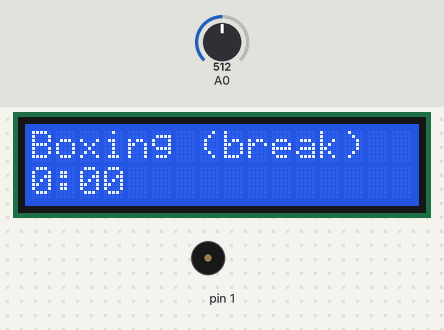
Simulated run of this sketch. Board: Arduino Uno, built with avr-gcc and run on an emulated ATmega328P. On the bench: 16×2 character LCD, buzzer (waves = sounding). The test bench sets the inputs (shaded band); at power-on: A0 = 512.

Above: at 1.2 s.
1.3 s: A0 set to 545
At 1.6 s:
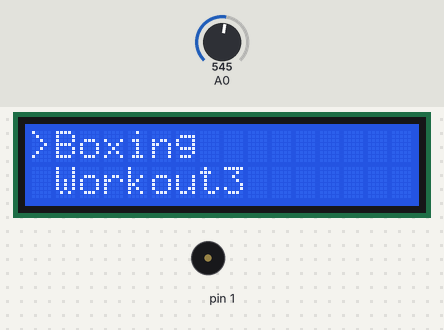
2.8 s: A0 set to 306
At 3.1 s:
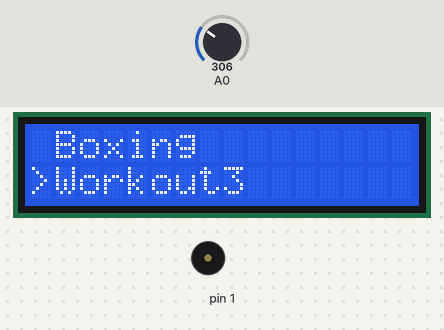
4.3 s: A0 set to 32
At 4.7 s:
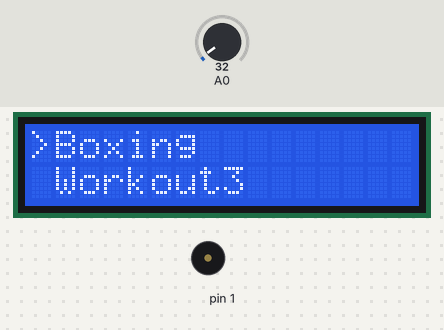
5.8 s: A0 set to 27
At 6.8 s:
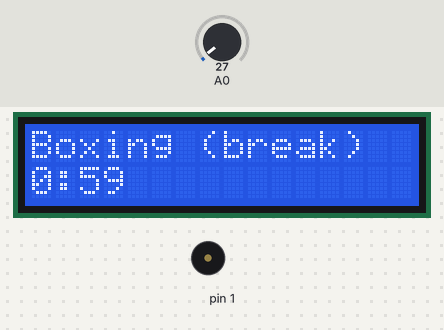
7.6 s: A0 set to 122
At 55.8 s:
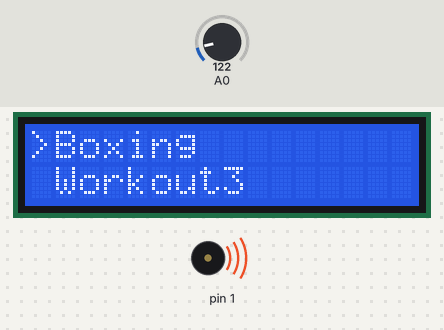
Timing chart, 0 to 56.5 s (numbered marks = the images above; inputs shaded):
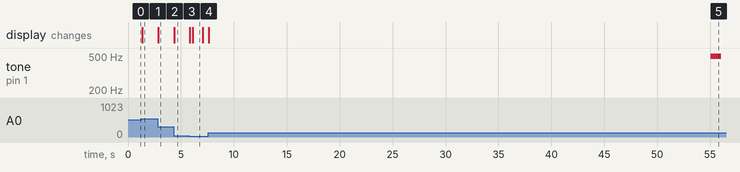

Measured:
- the behaviour switches between 534 and 535 on A0 (found by bisection; images 0 and 1)
- the behaviour switches between 30 and 29 on A0 (found by bisection; images 3 and 4)
- after the input at 1.3 s, the display: changes at once (image 1)
- after the input at 2.8 s, the display: changes at once (image 2)
- after the input at 4.3 s, the display: changes after 0.06 s (image 3)
- after the input at 5.8 s, the display: first changes at once (image 4 shows a later state)
- after the input at 7.6 s, the display: changes at once (image 5)

The sketch:

BoxingTimer.ino
```cpp
#include <LiquidCrystal.h>
#include "ScrollableMenu.h"
#include "notes.h"

#define uchar unsigned char

/********* Main Program Defines **********/
/*****************************************/
#define TIMER_MODE_COUNTDOWN 0
#define TIMER_MODE_DISABLED 1

#define REGIME_MENU     0
#define REGIME_WORKOUT  1

#define MENUS_COUNT 6
#define WARNING_SIGNAL_LIMIT_SECONDS 10

#define MUSIC_WARN   1
#define MUSIC_SWITCH 2
#define MUSIC_END    3
/*****************************************/

/********** LCD Keypad Defines ***********/
/*****************************************/
#define KEYPAD_NONE -1
#define KEYPAD_RIGHT 0
#define KEYPAD_UP 1
#define KEYPAD_DOWN 2
#define KEYPAD_LEFT 3
#define KEYPAD_SELECT 4
/*****************************************/

/************** Classes ******************/
/*****************************************/

class LCDKeypad: public LiquidCrystal {
  public:
    LCDKeypad();
    int button();
};

/*****************************************/

class WorkoutInterval {
  public:
    char *name;
    uchar duration;

    WorkoutInterval(char *n, uchar d);
};

/*****************************************/

class Workout {
  public:
    char *name;
    uchar countOfIntrvals;
    uchar currentInterval;
    WorkoutInterval *intervals;
    uchar cycle;  //if == 0 - do not loop (end at intervals)

    Workout(char *n, uchar cnt, uchar c, WorkoutInterval *intvrls);
    void incCurrInterval();
    WorkoutInterval getCurrInterval();
};

/*****************************************/

WorkoutInterval restInterval = WorkoutInterval("break",   60);
WorkoutInterval round1       = WorkoutInterval("Round1", 240);
WorkoutInterval round2       = WorkoutInterval("Round2", 240);
WorkoutInterval round3       = WorkoutInterval("Round3", 240);
WorkoutInterval round4       = WorkoutInterval("Round4", 240);
WorkoutInterval round5       = WorkoutInterval("Round5", 240);
WorkoutInterval round6       = WorkoutInterval("Round6", 240);
WorkoutInterval int60        = WorkoutInterval("Int60",  60);
WorkoutInterval int45        = WorkoutInterval("Int45",  45);
WorkoutInterval int30        = WorkoutInterval("Int30",  30);
WorkoutInterval int15        = WorkoutInterval("Int15",  15);
WorkoutInterval delayWorkout = WorkoutInterval(0,  12);

WorkoutInterval boxingIntervals[] =         {restInterval, round1};
WorkoutInterval workout3Intervals[] =       {delayWorkout, int60, restInterval, int30, restInterval, int15};
WorkoutInterval workout4Intervals[] =       {delayWorkout, int60, restInterval, int45, restInterval, int30, restInterval, int15};
WorkoutInterval fourPlus2Intervals[] =      {delayWorkout, round1, restInterval, round2, restInterval, round3, restInterval, round4, restInterval,
                                             int60, restInterval, int45, restInterval, int30, restInterval, int15, restInterval, int60, restInterval, int45, restInterval, int30, restInterval, int15};  //4 rounds + 2 workouts
WorkoutInterval fourPlus2Plus1Intervals[] = {delayWorkout, round1, restInterval, round2, restInterval, round3, restInterval, round4, restInterval,
                                             int60, restInterval, int45, restInterval, int30, restInterval, int15, restInterval, int60, restInterval, int45, restInterval, int30, restInterval, int15,
                                             restInterval, round5};           //4 rounds + 2 workouts + 1 round
WorkoutInterval fourPlus2Plus2Intervals[] = {delayWorkout, round1, restInterval, round2, restInterval, round3, restInterval, round4, restInterval,
                                             int60, restInterval, int45, restInterval, int30, restInterval, int15, restInterval, int60, restInterval, int45, restInterval, int30, restInterval, int15,
                                             restInterval, round5, restInterval, round6};  //4 rounds + 2 workouts + 2 rounds

Workout workouts[MENUS_COUNT] = {
  Workout("Boxing", 2, 1, boxingIntervals),
  Workout("Workout3", 6, 1, workout3Intervals),
  Workout("Workout4", 8, 1, workout4Intervals),
  Workout("4 +2", 24, 0, fourPlus2Intervals),
  Workout("4 +2 +1", 26, 0, fourPlus2Plus1Intervals),
  Workout("4 +2 +2", 28, 0, fourPlus2Plus2Intervals)
};
char currentWorkout = 0;

char timerMode = TIMER_MODE_DISABLED;
char regime = REGIME_MENU;
unsigned int seconds = 0;

LCDKeypad lcd;
ScrollableMenu scrollableMenu(2, MENUS_COUNT, drawMenu);

/************ Class' Methods *************/
/*****************************************/

LCDKeypad::LCDKeypad() : LiquidCrystal(8, 9, 4, 5, 6, 7){}

int LCDKeypad::button(){
  static int NUM_KEYS=5;
  static int adc_key_val[5] ={30, 150, 360, 535, 760};
  int k, input;
  input=analogRead(0);
  for (k = 0; k < NUM_KEYS; k++){
    if (input < adc_key_val[k]){
      return k;
    }
  }
  if (k >= NUM_KEYS){
    k = -1;     // No valid key pressed
  }
  return k;
}

/*****************************************/

Workout::Workout(char *n, uchar cnt, uchar c, WorkoutInterval *intvrls) {
  name = n;
  countOfIntrvals = cnt;
  intervals = intvrls;
  cycle = c;
  currentInterval = 0;
}

void Workout::incCurrInterval() {
  ++currentInterval;
  if(currentInterval >= countOfIntrvals){
    currentInterval = 0;
  }
}

WorkoutInterval Workout::getCurrInterval() {
  return intervals[currentInterval];
}

/*****************************************/

WorkoutInterval::WorkoutInterval(char *n, uchar d) {
  name = n;
  duration = d;
}

/*****************************************/

/************ Main Routines **************/
/*****************************************/

void drawMenu(int menuItem, int row, char isActive){
  clearRow(row);
  lcd.setCursor(0, row);
  if(isActive) {
    lcd.print(">");
  } else {
    lcd.print(" ");
  }
  lcd.print(workouts[menuItem].name);
}

void showTime(){
  lcd.clear();
  unsigned int localSec = seconds;
  lcd.setCursor(0, 0);
  lcd.print(workouts[currentWorkout].name);
  if(workouts[currentWorkout].getCurrInterval().name != 0){
    lcd.print(" (");
    lcd.print(workouts[currentWorkout].getCurrInterval().name);
    lcd.print(")");
  }
  lcd.setCursor(0, 1);
  lcd.print((int)(localSec / 60));
  lcd.print(":");
  if(localSec % 60 < 10) {
    lcd.print("0");
  }
  lcd.print(localSec % 60);
}

void clearRow(int row) {
  lcd.setCursor(0, row);
  lcd.print("                ");
}

void sound(int type){
  switch(type) {
    case MUSIC_WARN:
      tone(1, NOTE_B4, 1000);
      break;
    case MUSIC_SWITCH:
      tone(1, NOTE_CS6, 3000);
      break;
    case MUSIC_END:
      tone(1, NOTE_GS3, 5000);
      break;

  }
}

void initTimer1(int seconds){
    // initialize timer1
    noInterrupts();           // disable all interrupts
    TCCR1A = 0;
    TCCR1B = 0;
    TCNT1  = 0;

    // Set timerVal to the correct value for our interrupt interval
    //16MHz / prescaller / wanted_frequency
    int timerVal = (F_CPU / 1024) * seconds;
    if(timerVal > 65535) {  //if more than maximum, than set to maximum
        timerVal = 65535;
    }

    OCR1A = timerVal;                       //compare register
    TCCR1B |= (1 << WGM12);                 // CTC moge
    TCCR1B |= (1 << CS12) | (1 << CS10);    // 65535 prescaler
    TIMSK1 |= (1 << OCIE1A);                // enable timer compare interrupt
    interrupts();                           // enable all interrupts
}

ISR(TIMER1_COMPA_vect) {        // interrupt service routine
    if(timerMode != TIMER_MODE_DISABLED){
        //countdown seconds
        if(seconds > 0){
          seconds--;
        } else {
          //disableTimer1Interrupts();
          int currInterval = workouts[currentWorkout].currentInterval;
          int soundToPlay = MUSIC_SWITCH;
          if(workouts[currentWorkout].cycle == 0 && workouts[currentWorkout].countOfIntrvals == currInterval + 1) {
            soundToPlay = MUSIC_END;
            timerMode = TIMER_MODE_DISABLED;
          } else {
            workouts[currentWorkout].incCurrInterval();
            seconds = workouts[currentWorkout].getCurrInterval().duration;
          }
          sound(soundToPlay);
          //enableTimer1Interrupts();
        }

        if(seconds == WARNING_SIGNAL_LIMIT_SECONDS){
          //sound warning
          //disableTimer1Interrupts();
          sound(MUSIC_WARN);
          //enableTimer1Interrupts();
        }
    }
    if(regime != REGIME_MENU) {
      showTime();
    }
}

/*void enableTimer1Interrupts() {
  noInterrupts();
  TIMSK1 |= (1 << OCIE1A);
  interrupts();
}

void disableTimer1Interrupts() {
  noInterrupts();
  TIMSK1 = 0;
  interrupts();
}*/

void setup() {
    lcd.begin(16, 2);
    scrollableMenu.draw();
    initTimer1(1);
}

void loop() {
   int key = KEYPAD_NONE, prevKey = KEYPAD_NONE;
   while(1) {
     key = lcd.button();
     if(key != KEYPAD_NONE && key != prevKey){
       if(regime == REGIME_WORKOUT) {
         regime = REGIME_MENU;
         scrollableMenu.draw();
       } else {
         switch(key) {
           case KEYPAD_UP:
              scrollableMenu.keyUp();
              scrollableMenu.draw();
              break;
          case KEYPAD_DOWN:
              scrollableMenu.keyDown();
              scrollableMenu.draw();
              break;
          case KEYPAD_LEFT:  //quit menu
              regime = REGIME_WORKOUT;
              showTime();
              break;
          case KEYPAD_RIGHT:
          case KEYPAD_SELECT:
              timerMode = TIMER_MODE_DISABLED;
              currentWorkout = scrollableMenu.getCurrent();
              workouts[currentWorkout].currentInterval = 0;
              seconds = workouts[currentWorkout].intervals[0].duration;
              regime = REGIME_WORKOUT;
              timerMode = TIMER_MODE_COUNTDOWN;
              showTime();
              break;
         }
       }
     }
     prevKey = key;
     delay(50);
   }
}
```

ScrollableMenu.cpp
```cpp
#ifndef SCROLLABLEMENU_cpp
#define SCROLLABLEMENU_cpp

#include "ScrollableMenu.h"

ScrollableMenu::ScrollableMenu(unsigned char rowsCount, unsigned char menuSz, void (*drawMenuItemClbk)(int item, int row, char isActive)) {
  rowsCountOnScreen = rowsCount;
  menuSize = menuSz;
  drawMenuItemCallback = drawMenuItemClbk;

  currentIdx = 0;
  headIdx = 0;
  tailIdx = (rowsCountOnScreen > menuSize) ? menuSize - 1 : rowsCountOnScreen - 1;
}

/**
 * Increment by module (cyclic increment). F.e. if module == 3:
 * inc(0, 3) == 1
 * inc(1, 3) == 2
 * inc(2, 3) == 0
 */
unsigned char ScrollableMenu::inc(unsigned char value, unsigned char module) {
  return (value + 1) % module;
}

/**
 * Decrement by module (cyclic decrement). F.e. if module == 3:
 * dec(2, 3) == 1
 * dec(1, 3) == 0
 * dec(0, 3) == 2
 */
unsigned char ScrollableMenu::dec(unsigned char value, unsigned char module) {
  return (value - 1 >= 0) ? value - 1 : module - 1;

}

int ScrollableMenu::getCurrent() {
  return currentIdx;
}

void ScrollableMenu::keyUp() {
  if(menuSize > rowsCountOnScreen && headIdx > currentIdx - 1){
    headIdx = dec(headIdx, menuSize);
    tailIdx = dec(tailIdx, menuSize);
  }
  currentIdx = dec(currentIdx, menuSize);
}

void ScrollableMenu::keyDown() {
  if(menuSize > rowsCountOnScreen && tailIdx < currentIdx + 1){
    headIdx = inc(headIdx, menuSize);
    tailIdx = inc(tailIdx, menuSize);
  }
  currentIdx = inc(currentIdx, menuSize);
}

void ScrollableMenu::draw() {
  int i = headIdx, row = 0;
  int endIdx = inc(tailIdx, menuSize);
  while(i != endIdx){
    (*drawMenuItemCallback)(i, row++, i == currentIdx);
    i = inc(i, menuSize);
  }
}

#endif
```

ScrollableMenu.h
```cpp
#ifndef SCROLLABLEMENU_h
#define SCROLLABLEMENU_h

class ScrollableMenu {
  private:
    unsigned char rowsCountOnScreen;
    unsigned char menuSize;

    unsigned char currentIdx;
    unsigned char headIdx;
    unsigned char tailIdx;

    void (*drawMenuItemCallback)(int item, int row, char isActive);
    unsigned char inc(unsigned char value, unsigned char module);
    unsigned char dec(unsigned char value, unsigned char module);

  public:
    ScrollableMenu(unsigned char rowsCount, unsigned char menuSz, void (*drawMenuItemClbk)(int item, int row, char isActive));
    int getCurrent();
    void keyUp();
    void keyDown();
    void draw();
};

#endif
```

notes.h
```cpp
#define NOTE_B0  31
#define NOTE_C1  33
#define NOTE_CS1 35
#define NOTE_D1  37
#define NOTE_DS1 39
#define NOTE_E1  41
#define NOTE_F1  44
#define NOTE_FS1 46
#define NOTE_G1  49
#define NOTE_GS1 52
#define NOTE_A1  55
#define NOTE_AS1 58
#define NOTE_B1  62
#define NOTE_C2  65
#define NOTE_CS2 69
#define NOTE_D2  73
#define NOTE_DS2 78
#define NOTE_E2  82
#define NOTE_F2  87
#define NOTE_FS2 93
#define NOTE_G2  98
#define NOTE_GS2 104
#define NOTE_A2  110
#define NOTE_AS2 117
#define NOTE_B2  123
#define NOTE_C3  131
#define NOTE_CS3 139
#define NOTE_D3  147
#define NOTE_DS3 156
#define NOTE_E3  165
#define NOTE_F3  175
#define NOTE_FS3 185
#define NOTE_G3  196
#define NOTE_GS3 208
#define NOTE_A3  220
#define NOTE_AS3 233
#define NOTE_B3  247
#define NOTE_C4  262
#define NOTE_CS4 277
#define NOTE_D4  294
#define NOTE_DS4 311
#define NOTE_E4  330
#define NOTE_F4  349
#define NOTE_FS4 370
#define NOTE_G4  392
#define NOTE_GS4 415
#define NOTE_A4  440
#define NOTE_AS4 466
#define NOTE_B4  494
#define NOTE_C5  523
#define NOTE_CS5 554
#define NOTE_D5  587
#define NOTE_DS5 622
#define NOTE_E5  659
#define NOTE_F5  698
#define NOTE_FS5 740
#define NOTE_G5  784
#define NOTE_GS5 831
#define NOTE_A5  880
#define NOTE_AS5 932
#define NOTE_B5  988
#define NOTE_C6  1047
#define NOTE_CS6 1109
#define NOTE_D6  1175
#define NOTE_DS6 1245
#define NOTE_E6  1319
#define NOTE_F6  1397
#define NOTE_FS6 1480
#define NOTE_G6  1568
#define NOTE_GS6 1661
#define NOTE_A6  1760
#define NOTE_AS6 1865
#define NOTE_B6  1976
#define NOTE_C7  2093
#define NOTE_CS7 2217
#define NOTE_D7  2349
#define NOTE_DS7 2489
#define NOTE_E7  2637
#define NOTE_F7  2794
#define NOTE_FS7 2960
#define NOTE_G7  3136
#define NOTE_GS7 3322
#define NOTE_A7  3520
#define NOTE_AS7 3729
#define NOTE_B7  3951
#define NOTE_C8  4186
#define NOTE_CS8 4435
#define NOTE_D8  4699
#define NOTE_DS8 4978
```
